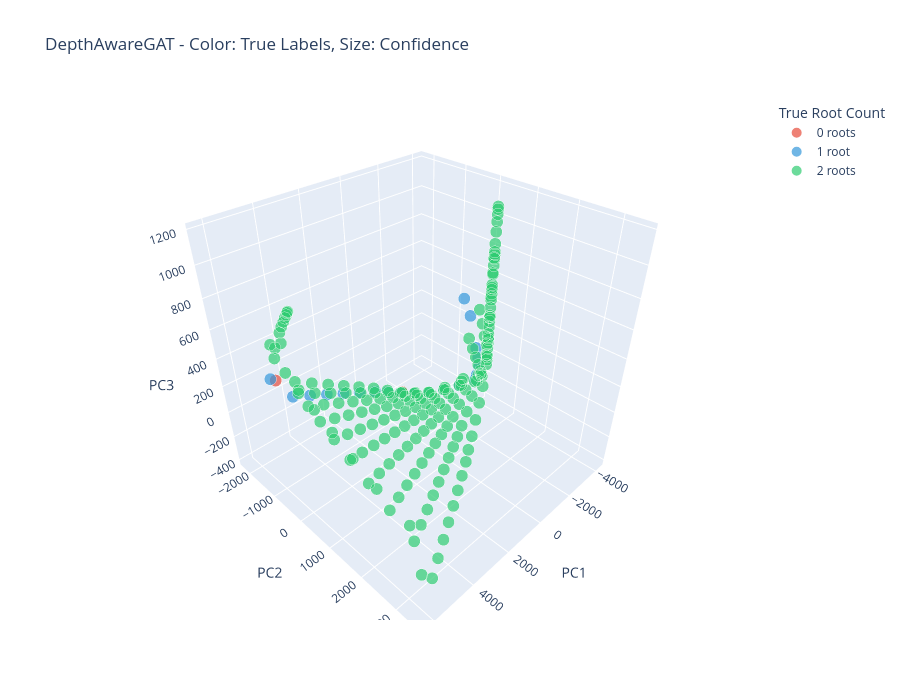
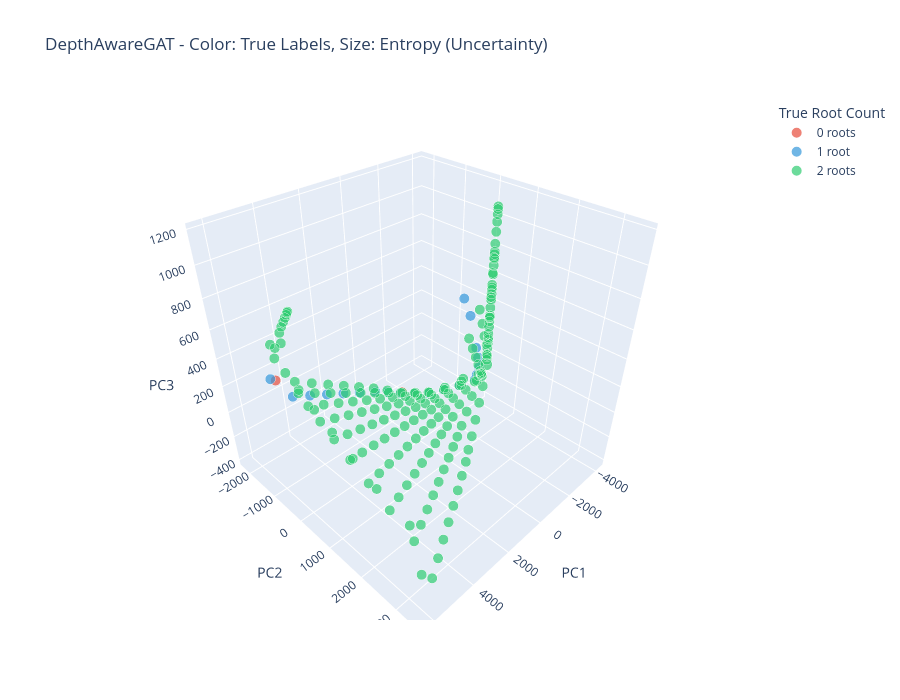
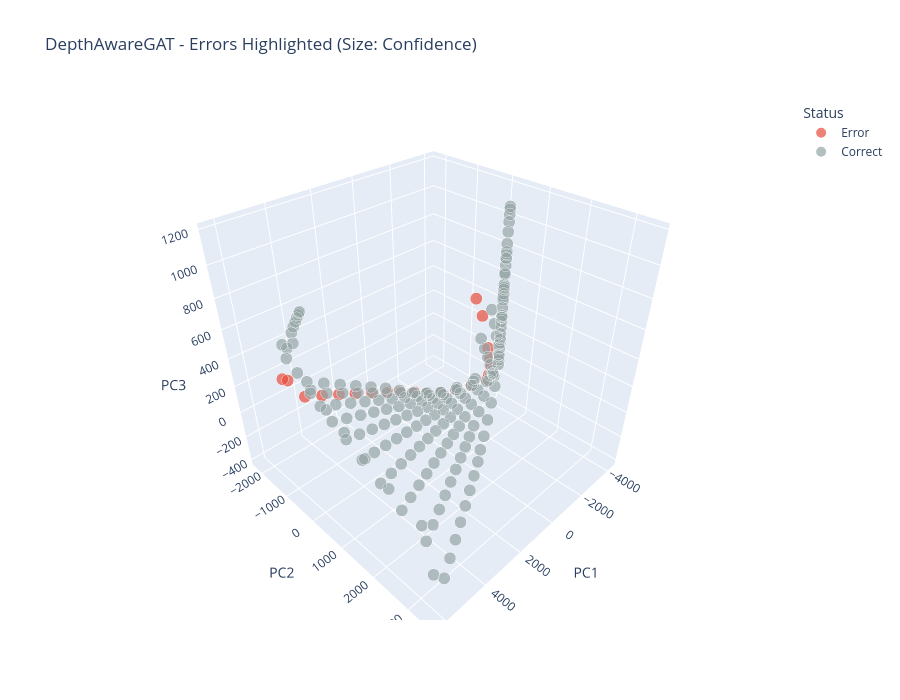

Source (notebook cell) for these figures, in order:
### Code cell
# Generate interactive 3D visualizations for the best model (GAT)
print("=" * 70)
print("INTERACTIVE 3D EMBEDDING VISUALIZATIONS")
print("=" * 70)
print("\nGenerating 3D PCA projections with:")
print("  - Color = True root count")
print("  - Marker size = Confidence or Entropy")
print("  - Hover for details, rotate/zoom to explore\n")

# Extract embeddings and compute confidence/entropy for GAT model
H_gat = extract_embeddings(gat_model, data, layer_name='conv2')
conf_ent_gat = compute_confidence_and_entropy(gat_model, data, trainer)
y_true = data.y.cpu().numpy()
y_pred_gat = get_predictions(gat_model, data, trainer)

# Create 3D visualizations
H_3d_gat = plot_3d_embeddings(
    H_gat, y_true, y_pred_gat,
    conf_ent_gat['confidence'], conf_ent_gat['entropy'],
    'DepthAwareGAT', class_names
)

print("\n" + "=" * 70)
print("✓ Interactive 3D visualizations complete!")
print("=" * 70)

### Figure 1 — Plotly figure (JSON) as saved in the notebook; plotly's stock layout.template omitted (floating-point values rounded to 4 significant figures; data arrays with more than 128 entries replaced by an {"elided": "..."} marker saying what was removed)
{"data": [{"customdata": [["2 roots", 1, 0, false], ["2 roots", 1, 3.814e-22, false]], "hovertemplate": "True Root Count=0 roots<br>PC1=%{x}<br>PC2=%{y}<br>PC3=%{z}<br>size=%{marker.size}<br>Predicted=%{customdata[0]}<br>Confidence=%{customdata[1]}<br>Entropy=%{customdata[2]}<br>Correct=%{customdata[3]}<extra></extra>", "legendgroup": "0 roots", "marker": {"color": "#e74c3c", "opacity": 0.7, "size": [3.0, 3.0], "sizemode": "area", "sizeref": 0.0075, "symbol": "circle"}, "mode": "markers", "name": "0 roots", "scene": "scene", "showlegend": true, "type": "scatter3d", "x": [-762.2, 4497.0], "y": [-1056.0, -2188.0], "z": [-247.3, 109.9]}, {"customdata": [["2 roots", 1, 0, false], ["2 roots", 1, 0, false], ["2 roots", 1, 0, false], ["2 roots", 1, 0, false], ["2 roots", 1, 0, false], ["2 roots", 1, 0, false], ["2 roots", 1, 0, false], ["2 roots", 1, 0, false], ["2 roots", 1, 0, false], ["2 roots", 1, 0, false], ["2 roots", 1, 0, false], ["2 roots", 1, 0, false], ["2 roots", 1, 2.465e-37, false], ["2 roots", 1, 1.731e-20, false], ["2 roots", 1, 3.899e-11, false], ["2 roots", 1, 9.973e-15, false], ["2 roots", 1, 6.21e-18, false], ["2 roots", 1, 1.528e-22, false], ["2 roots", 1, 5.033e-28, false], ["2 roots", 1, 3.991e-34, false]], "hovertemplate": "True Root Count=1 root<br>PC1=%{x}<br>PC2=%{y}<br>PC3=%{z}<br>size=%{marker.size}<br>Predicted=%{customdata[0]}<br>Confidence=%{customdata[1]}<br>Entropy=%{customdata[2]}<br>Correct=%{customdata[3]}<extra></extra>", "legendgroup": "1 root", "marker": {"color": "#3498db", "opacity": 0.7, "size": [3.0, 3.0, 3.0, 3.0, 3.0, 3.0, 3.0, 3.0, 3.0, 3.0, 3.0, 3.0, 3.0, 3.0, 3.0, 3.0, 3.0, 3.0, 3.0, 3.0], "sizemode": "area", "sizeref": 0.0075, "symbol": "circle"}, "mode": "markers", "name": "1 root", "scene": "scene", "showlegend": true, "type": "scatter3d", "x": [-778.2, 4680.0, 3951.0, 3285.0, 2619.0, 1953.0, 1287.0, 619.6, -84.23, -1453.0, -2112.0, -2752.0, -3382.0, -3995.0, -3977.0, -3962.0, -3773.0, -3563.0, -3196.0, -2873.0], "y": [-1106.0, -2237.0, -2053.0, -1884.0, -1715.0, -1546.0, -1377.0, -1215.0, -1180.0, -981.3, -812.8, -594.3, -359.1, -121.0, -62.39, 7.619, 32.84, 43.36, -24.39, -93.46], "z": [-269.7, 127.7, -45.17, -65.6, -86.53, -107.9, -129.8, -152.7, -209.1, -310.9, -335.9, -322.8, -297.2, -258.3, -206.5, -127.2, -26.03, 72.28, 343.7, 485.8]}, {"customdata": {"elided": "184x4 mixed values"}, "hovertemplate": "True Root Count=2 roots<br>PC1=%{x}<br>PC2=%{y}<br>PC3=%{z}<br>size=%{marker.size}<br>Predicted=%{customdata[0]}<br>Confidence=%{customdata[1]}<br>Entropy=%{customdata[2]}<br>Correct=%{customdata[3]}<extra></extra>", "legendgroup": "2 roots", "marker": {"color": "#2ecc71", "opacity": 0.7, "size": {"elided": "184 float values"}, "sizemode": "area", "sizeref": 0.0075, "symbol": "circle"}, "mode": "markers", "name": "2 roots", "scene": "scene", "showlegend": true, "type": "scatter3d", "x": {"elided": "184 float values"}, "y": {"elided": "184 float values"}, "z": {"elided": "184 float values"}}], "layout": {"height": 700, "legend": {"itemsizing": "constant", "title": {"text": "True Root Count"}, "tracegroupgap": 0}, "scene": {"domain": {"x": [0, 1], "y": [0, 1]}, "xaxis": {"title": {"text": "PC1"}}, "yaxis": {"title": {"text": "PC2"}}, "zaxis": {"title": {"text": "PC3"}}}, "title": {"text": "DepthAwareGAT - Color: True Labels, Size: Confidence"}, "width": 900}}

### Figure 2 — Plotly figure (JSON) as saved in the notebook; plotly's stock layout.template omitted (floating-point values rounded to 4 significant figures; data arrays with more than 128 entries replaced by an {"elided": "..."} marker saying what was removed)
{"data": [{"customdata": [["2 roots", 1, 0, false], ["2 roots", 1, 3.814e-22, false]], "hovertemplate": "True Root Count=0 roots<br>PC1=%{x}<br>PC2=%{y}<br>PC3=%{z}<br>size=%{marker.size}<br>Predicted=%{customdata[0]}<br>Confidence=%{customdata[1]}<br>Entropy=%{customdata[2]}<br>Correct=%{customdata[3]}<extra></extra>", "legendgroup": "0 roots", "marker": {"color": "#e74c3c", "opacity": 0.7, "size": [3.0, 3.0], "sizemode": "area", "sizeref": 0.01051, "symbol": "circle"}, "mode": "markers", "name": "0 roots", "scene": "scene", "showlegend": true, "type": "scatter3d", "x": [-762.2, 4497.0], "y": [-1056.0, -2188.0], "z": [-247.3, 109.9]}, {"customdata": [["2 roots", 1, 0, false], ["2 roots", 1, 0, false], ["2 roots", 1, 0, false], ["2 roots", 1, 0, false], ["2 roots", 1, 0, false], ["2 roots", 1, 0, false], ["2 roots", 1, 0, false], ["2 roots", 1, 0, false], ["2 roots", 1, 0, false], ["2 roots", 1, 0, false], ["2 roots", 1, 0, false], ["2 roots", 1, 0, false], ["2 roots", 1, 2.465e-37, false], ["2 roots", 1, 1.731e-20, false], ["2 roots", 1, 3.899e-11, false], ["2 roots", 1, 9.973e-15, false], ["2 roots", 1, 6.21e-18, false], ["2 roots", 1, 1.528e-22, false], ["2 roots", 1, 5.033e-28, false], ["2 roots", 1, 3.991e-34, false]], "hovertemplate": "True Root Count=1 root<br>PC1=%{x}<br>PC2=%{y}<br>PC3=%{z}<br>size=%{marker.size}<br>Predicted=%{customdata[0]}<br>Confidence=%{customdata[1]}<br>Entropy=%{customdata[2]}<br>Correct=%{customdata[3]}<extra></extra>", "legendgroup": "1 root", "marker": {"color": "#3498db", "opacity": 0.7, "size": [3.0, 3.0, 3.0, 3.0, 3.0, 3.0, 3.0, 3.0, 3.0, 3.0, 3.0, 3.0, 3.0, 3.0, 3.042, 3.0, 3.0, 3.0, 3.0, 3.0], "sizemode": "area", "sizeref": 0.01051, "symbol": "circle"}, "mode": "markers", "name": "1 root", "scene": "scene", "showlegend": true, "type": "scatter3d", "x": [-778.2, 4680.0, 3951.0, 3285.0, 2619.0, 1953.0, 1287.0, 619.6, -84.23, -1453.0, -2112.0, -2752.0, -3382.0, -3995.0, -3977.0, -3962.0, -3773.0, -3563.0, -3196.0, -2873.0], "y": [-1106.0, -2237.0, -2053.0, -1884.0, -1715.0, -1546.0, -1377.0, -1215.0, -1180.0, -981.3, -812.8, -594.3, -359.1, -121.0, -62.39, 7.619, 32.84, 43.36, -24.39, -93.46], "z": [-269.7, 127.7, -45.17, -65.6, -86.53, -107.9, -129.8, -152.7, -209.1, -310.9, -335.9, -322.8, -297.2, -258.3, -206.5, -127.2, -26.03, 72.28, 343.7, 485.8]}, {"customdata": {"elided": "184x4 mixed values"}, "hovertemplate": "True Root Count=2 roots<br>PC1=%{x}<br>PC2=%{y}<br>PC3=%{z}<br>size=%{marker.size}<br>Predicted=%{customdata[0]}<br>Confidence=%{customdata[1]}<br>Entropy=%{customdata[2]}<br>Correct=%{customdata[3]}<extra></extra>", "legendgroup": "2 roots", "marker": {"color": "#2ecc71", "opacity": 0.7, "size": {"elided": "184 float values"}, "sizemode": "area", "sizeref": 0.01051, "symbol": "circle"}, "mode": "markers", "name": "2 roots", "scene": "scene", "showlegend": true, "type": "scatter3d", "x": {"elided": "184 float values"}, "y": {"elided": "184 float values"}, "z": {"elided": "184 float values"}}], "layout": {"height": 700, "legend": {"itemsizing": "constant", "title": {"text": "True Root Count"}, "tracegroupgap": 0}, "scene": {"domain": {"x": [0, 1], "y": [0, 1]}, "xaxis": {"title": {"text": "PC1"}}, "yaxis": {"title": {"text": "PC2"}}, "zaxis": {"title": {"text": "PC3"}}}, "title": {"text": "DepthAwareGAT - Color: True Labels, Size: Entropy (Uncertainty)"}, "width": 900}}

### Figure 3 — Plotly figure (JSON) as saved in the notebook; plotly's stock layout.template omitted (floating-point values rounded to 4 significant figures; data arrays with more than 128 entries replaced by an {"elided": "..."} marker saying what was removed)
{"data": [{"customdata": [["0 roots", "2 roots", 1, 0], ["1 root", "2 roots", 1, 0], ["0 roots", "2 roots", 1, 3.814e-22], ["1 root", "2 roots", 1, 0], ["1 root", "2 roots", 1, 0], ["1 root", "2 roots", 1, 0], ["1 root", "2 roots", 1, 0], ["1 root", "2 roots", 1, 0], ["1 root", "2 roots", 1, 0], ["1 root", "2 roots", 1, 0], ["1 root", "2 roots", 1, 0], ["1 root", "2 roots", 1, 0], ["1 root", "2 roots", 1, 0], ["1 root", "2 roots", 1, 0], ["1 root", "2 roots", 1, 2.465e-37], ["1 root", "2 roots", 1, 1.731e-20], ["1 root", "2 roots", 1, 3.899e-11], ["1 root", "2 roots", 1, 9.973e-15], ["1 root", "2 roots", 1, 6.21e-18], ["1 root", "2 roots", 1, 1.528e-22], ["1 root", "2 roots", 1, 5.033e-28], ["1 root", "2 roots", 1, 3.991e-34]], "hovertemplate": "Status=Error<br>PC1=%{x}<br>PC2=%{y}<br>PC3=%{z}<br>size=%{marker.size}<br>True Root Count=%{customdata[0]}<br>Predicted=%{customdata[1]}<br>Confidence=%{customdata[2]}<br>Entropy=%{customdata[3]}<extra></extra>", "legendgroup": "Error", "marker": {"color": "#e74c3c", "opacity": 0.7, "size": [3.0, 3.0, 3.0, 3.0, 3.0, 3.0, 3.0, 3.0, 3.0, 3.0, 3.0, 3.0, 3.0, 3.0, 3.0, 3.0, 3.0, 3.0, 3.0, 3.0, 3.0, 3.0], "sizemode": "area", "sizeref": 0.0075, "symbol": "circle"}, "mode": "markers", "name": "Error", "scene": "scene", "showlegend": true, "type": "scatter3d", "x": [-762.2, -778.2, 4497.0, 4680.0, 3951.0, 3285.0, 2619.0, 1953.0, 1287.0, 619.6, -84.23, -1453.0, -2112.0, -2752.0, -3382.0, -3995.0, -3977.0, -3962.0, -3773.0, -3563.0, -3196.0, -2873.0], "y": [-1056.0, -1106.0, -2188.0, -2237.0, -2053.0, -1884.0, -1715.0, -1546.0, -1377.0, -1215.0, -1180.0, -981.3, -812.8, -594.3, -359.1, -121.0, -62.39, 7.619, 32.84, 43.36, -24.39, -93.46], "z": [-247.3, -269.7, 109.9, 127.7, -45.17, -65.6, -86.53, -107.9, -129.8, -152.7, -209.1, -310.9, -335.9, -322.8, -297.2, -258.3, -206.5, -127.2, -26.03, 72.28, 343.7, 485.8]}, {"customdata": {"elided": "184x4 mixed values"}, "hovertemplate": "Status=Correct<br>PC1=%{x}<br>PC2=%{y}<br>PC3=%{z}<br>size=%{marker.size}<br>True Root Count=%{customdata[0]}<br>Predicted=%{customdata[1]}<br>Confidence=%{customdata[2]}<br>Entropy=%{customdata[3]}<extra></extra>", "legendgroup": "Correct", "marker": {"color": "#95a5a6", "opacity": 0.7, "size": {"elided": "184 float values"}, "sizemode": "area", "sizeref": 0.0075, "symbol": "circle"}, "mode": "markers", "name": "Correct", "scene": "scene", "showlegend": true, "type": "scatter3d", "x": {"elided": "184 float values"}, "y": {"elided": "184 float values"}, "z": {"elided": "184 float values"}}], "layout": {"height": 700, "legend": {"itemsizing": "constant", "title": {"text": "Status"}, "tracegroupgap": 0}, "scene": {"domain": {"x": [0, 1], "y": [0, 1]}, "xaxis": {"title": {"text": "PC1"}}, "yaxis": {"title": {"text": "PC2"}}, "zaxis": {"title": {"text": "PC3"}}}, "title": {"text": "DepthAwareGAT - Errors Highlighted (Size: Confidence)"}, "width": 900}}
